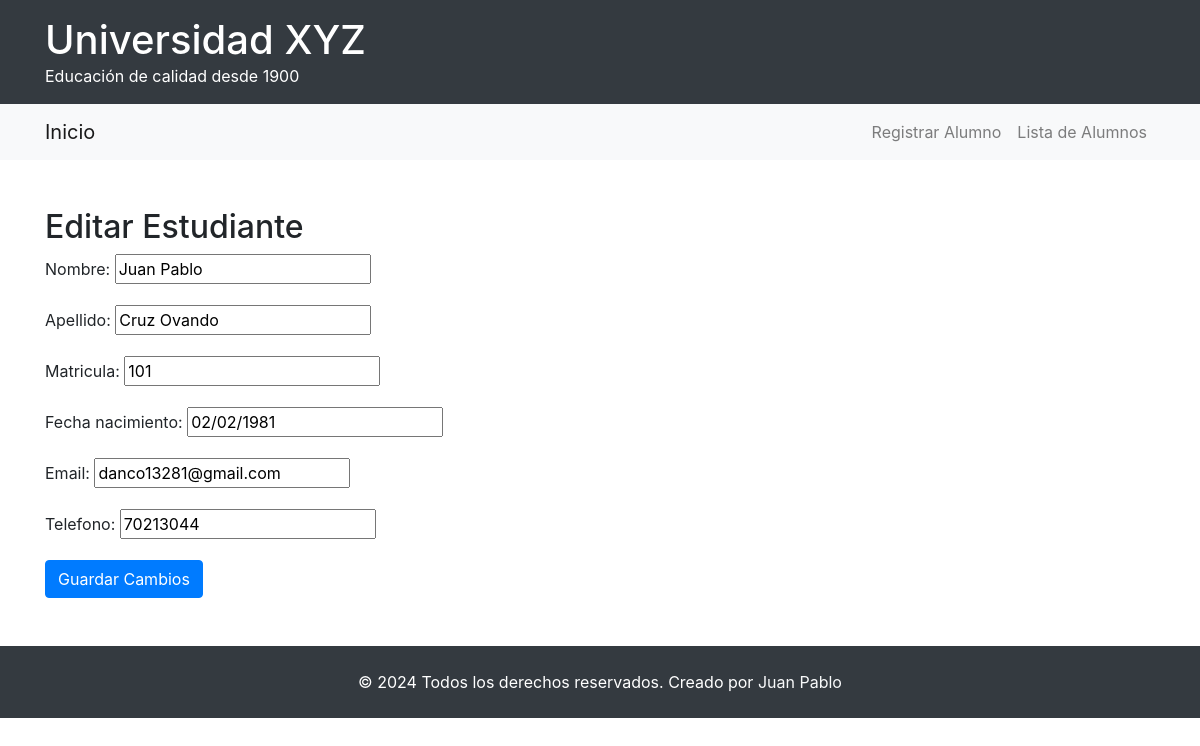
Screenshot of /estudiantes/editar/2/ with the database file from the repository.
### alumnos/models.py (models this page shows, shortened)
class Alumno(models.Model):
    nombre = models.CharField(max_length=100)
    apellido = models.CharField(max_length=100)
    matricula = models.CharField(max_length=12, unique=True)
    fecha_nacimiento = models.DateField()
    email = models.EmailField()
    telefono = models.CharField(max_length=15)

### alumnos/views.py (the view)
# urls.py: path('estudiantes/editar/<int:id>/', views.editar_estudiante, name='editar_estudiante'),  # Editar estudiante existente
def editar_estudiante(request, id):
    estudiante = get_object_or_404(Alumno, id=id)
    if request.method == 'POST':
        form = AlumnoForm(request.POST, instance=estudiante)
        if form.is_valid():
            form.save()
            return redirect('lista_estudiantes')
    else:
        form = AlumnoForm(instance=estudiante)
    return render(request, 'alumnos/editar_estudiante.html', {'form': form})

### alumnos/forms.py
class AlumnoForm(forms.ModelForm):
    class Meta:
        model = Alumno
        fields = ['nombre', 'apellido', 'matricula', 'fecha_nacimiento', 'email', 'telefono']

### alumnos/templates/alumnos/editar_estudiante.html (shortened to what this page needs)
{% extends "base.html" %}
{% block content %}
<h2>Editar Estudiante</h2>
<form method="post">
    {{ form.as_p }}
    <button type="submit" class="btn btn-primary">Guardar Cambios</button>
</form>
{% endblock %}

### rows the page displays
Alumno: nombre "Juan Pablo", apellido "Cruz Ovando", matricula "101", fecha_nacimiento "02/02/1981", email "danco13281@gmail.com", telefono "70213044"
